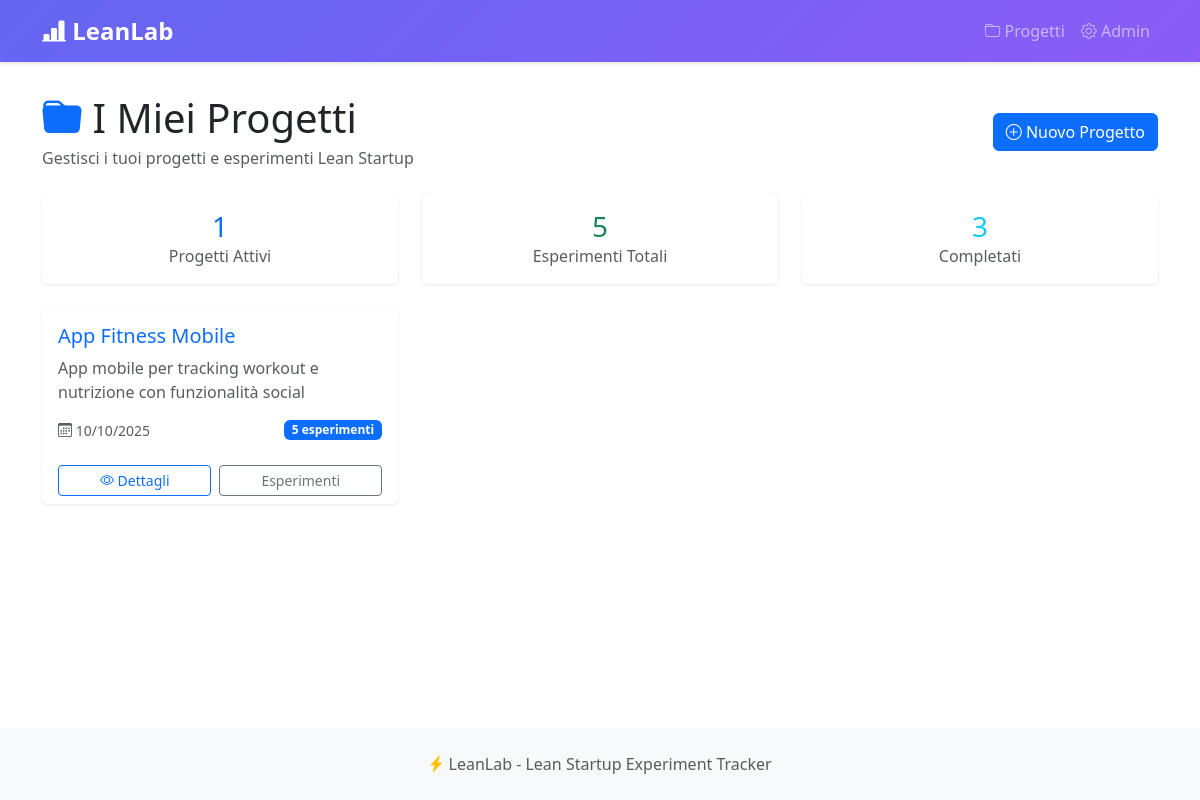
The app's page /projects/, older data.
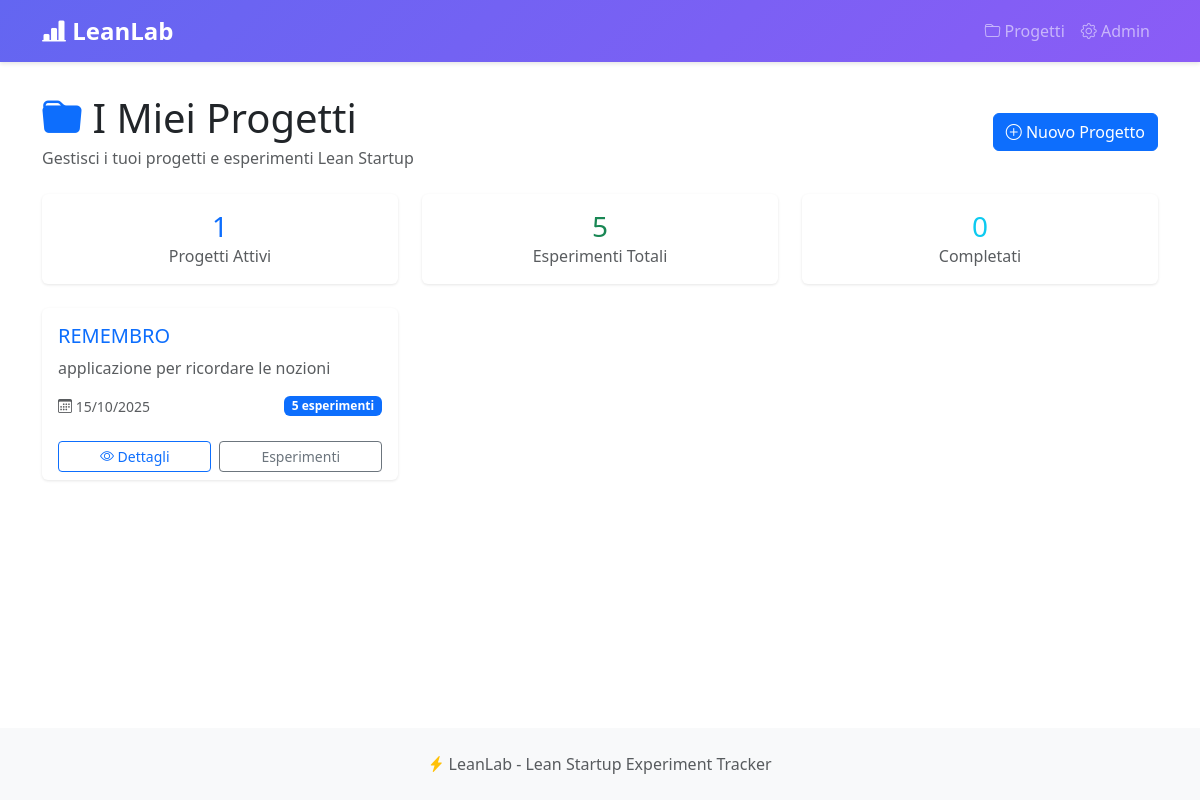
The same page, newer data.
### projects/models.py (models this page shows, shortened)
class Project(models.Model):
    name = models.CharField(max_length=200, verbose_name="Nome Progetto")
    description = models.TextField(blank=True, verbose_name="Descrizione")
    created_at = models.DateTimeField(auto_now_add=True)
    updated_at = models.DateTimeField(auto_now=True)
    is_active = models.BooleanField(default=True, verbose_name="Attivo")
    class Meta:
        verbose_name = "Progetto"
        verbose_name_plural = "Progetti"
        ordering = ['-created_at']

### projects/views.py (the view)
# urls.py: path('', views.project_list, name='list'),
def project_list(request):
    projects = Project.objects.filter(is_active=True).prefetch_related('experiments').order_by('-created_at')
    total_experiments = Experiment.objects.filter(project__is_active=True).count()
    completed_experiments = Experiment.objects.filter(
        project__is_active=True,
        status='completed'
    ).count()
    context = {
        'projects': projects,
        'total_projects': projects.count(),
        'total_experiments': total_experiments,
        'completed_experiments': completed_experiments,
    }
    return render(request, 'project_list.html', context)

### projects/templates/project_list.html (shortened to what this page needs)
{% extends 'base.html' %}
{% block content %}
<div class="d-flex justify-content-between align-items-center mb-4">
    <div>
        <h1 class="mb-1">
            <i class="bi bi-folder-fill text-primary"></i> I Miei Progetti
        </h1>
        <p class="text-muted mb-0">Gestisci i tuoi progetti e esperimenti Lean Startup</p>
    </div>
    <a href="{% url 'projects:create' %}" class="btn btn-primary">
        <i class="bi bi-plus-circle"></i> Nuovo Progetto
    </a>
</div>
<div class="row mb-4">
    <div class="col-md-4">
        <div class="card text-center">
            <div class="card-body">
                <h3 class="text-primary mb-0">{{ total_projects }}</h3>
                <p class="text-muted mb-0">Progetti Attivi</p>
            </div>
        </div>
    </div>
    <div class="col-md-4">
        <div class="card text-center">
            <div class="card-body">
                <h3 class="text-success mb-0">{{ total_experiments }}</h3>
                <p class="text-muted mb-0">Esperimenti Totali</p>
            </div>
        </div>
    </div>
    <div class="col-md-4">
        <div class="card text-center">
            <div class="card-body">
                <h3 class="text-info mb-0">{{ completed_experiments }}</h3>
                <p class="text-muted mb-0">Completati</p>
            </div>
        </div>
    </div>
</div>
{% if projects %}
<div class="row">
    {% for project in projects %}
    <div class="col-md-6 col-lg-4 mb-4">
        <div class="card h-100">
            <div class="card-body">
                <h5 class="card-title">
                    <a href="{% url 'projects:detail' project.pk %}" class="text-decoration-none">
                        {{ project.name }}
                    </a>
                </h5>
                <p class="card-text text-muted">
                    {{ project.description|truncatewords:20|default:"Nessuna descrizione" }}
                </p>
                <div class="d-flex justify-content-between align-items-center mt-3">
                    <small class="text-muted">
                        <i class="bi bi-calendar3"></i>
                        {{ project.created_at|date:"d/m/Y" }}
                    </small>
                    <span class="badge bg-primary">
                        {{ project.experiments.count }} esperimenti
                    </span>
                </div>
            </div>
            <div class="card-footer bg-transparent border-top-0">
                <div class="d-flex gap-2">
                    <a href="{% url 'projects:detail' project.pk %}"
                       class="btn btn-sm btn-outline-primary flex-fill">
                        <i class="bi bi-eye"></i> Dettagli
                    </a>
                    <a href="{% url 'projects:experiment_list' project.pk %}"
                       class="btn btn-sm btn-outline-secondary flex-fill">
                         Esperimenti
                    </a>
                </div>
            </div>
        </div>
    </div>
    {% endfor %}
</div>
{% endif %}
{% endblock %}

Row changes from the older to the newer data that the page shows:
no longer on this page (row edited): Project: name "App Fitness Mobile", description "App mobile per tracking workout e nutrizione con funzionalità social", created_at "10/10/2025", experiments.count "5"
added Project: name "REMEMBRO", description "applicazione per ricordare le nozioni", created_at "15/10/2025", experiments.count "5"
Text that changed along with them:
{{ completed_experiments }}: "3" → "0"
